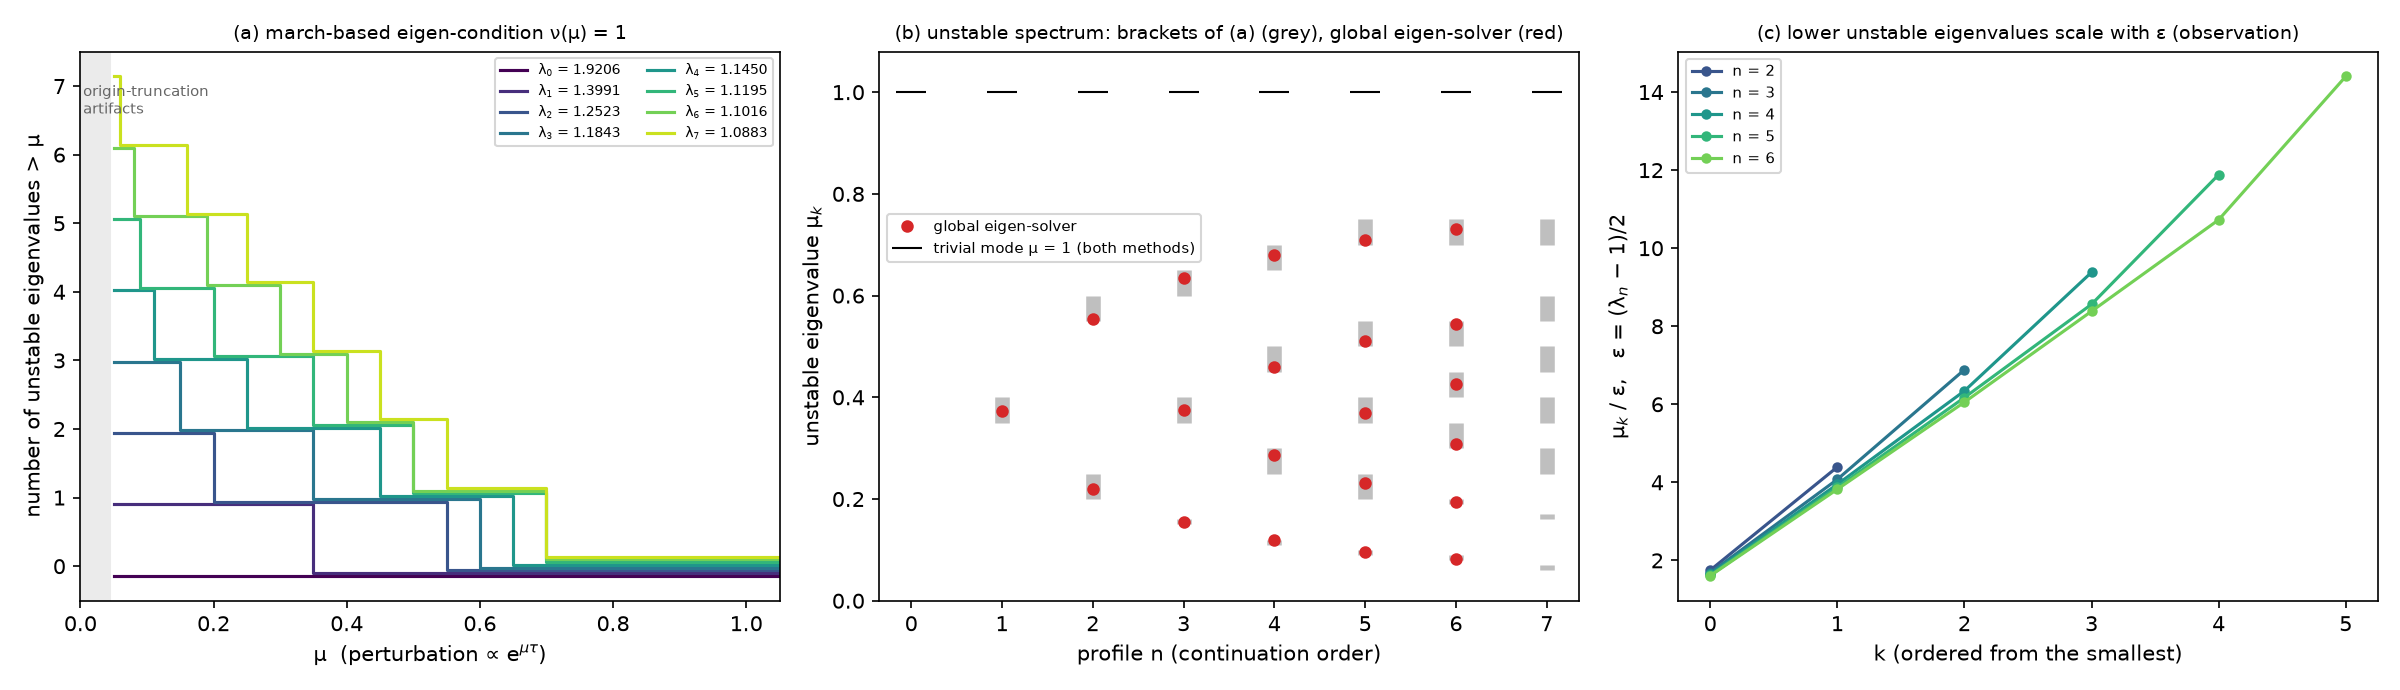

This figure's Python source:
"""Figure: linear stability of the eight smooth profiles.
(a) march-based method: number of real eigenvalues of T_μ above 1 (trivial time-translation mode removed) vs μ;
(b) unstable eigenvalues μ_k: brackets of (a) (grey) and the independent global-discretisation eigen-solver (red),
    counted only when found at ≥ 2 shifts with residual < 1e-10 (gstab_summary.robust) and inside a bracket of (a)."""
import numpy as np, os
import matplotlib; matplotlib.use("Agg")
import matplotlib.pyplot as plt
from gstab_summary import robust
MU_ART = 0.045
lam = [1.9205593, 1.3990961, 1.2523487, 1.1842533, 1.1449857, 1.1194738, 1.1015817, 1.0883384]
fig, ax = plt.subplots(1, 3, figsize=(16, 4.6))
a, b, c = ax
cols = plt.cm.viridis(np.linspace(0, 0.92, 8))
brackets = {}
for n in range(8):
    R = np.load(f"stab_l{n}.npy")
    keep = np.abs(R[:, 0] - 1.0) > 1e-6          # at μ = 1 the trivial eigenvalue is exactly 1 (±roundoff)
    mu, N = R[keep, 0], R[keep, 1] - (R[keep, 0] < 1.0)
    sel = mu >= MU_ART
    a.step(mu[sel], N[sel] + 0.04 * (n - 3.5), where='post', color=cols[n], label=f"λ$_{n}$ = {lam[n]:.4f}")
    brackets[n] = [(R[i + 1, 0], R[i, 0]) for i in range(len(R) - 1)
                   if R[i + 1, 1] > R[i, 1] and R[i + 1, 0] >= MU_ART and R[i, 0] < 0.99]
    for lo, hi in brackets[n]:
        b.plot([n, n], [lo, hi], color='0.75', lw=7, solid_capstyle='butt', zorder=1)
a.axvspan(0, MU_ART, color='0.92'); a.set_xlim(0, 1.05)
a.text(0.004, 6.6, 'origin-truncation\nartifacts', fontsize=7, color='0.4')
a.set_xlabel('μ  (perturbation ∝ e$^{μτ}$)'); a.set_ylabel('number of unstable eigenvalues > μ')
a.set_title('(a) march-based eigen-condition ν(μ) = 1', fontsize=9); a.legend(fontsize=6.5, ncol=2, loc='upper right')
for n in range(8):
    ev, both = robust(n)
    if not ev:
        continue
    ok = [e.real for e in ev if abs(e.imag) < 1e-6 and 0.05 < e.real < 0.99
          and any(lo - 0.01 <= e.real <= hi + 0.01 for lo, hi in brackets[n])]
    b.plot([n] * len(ok), ok, 'o', color='tab:red', ms=5, zorder=3, label='global eigen-solver' if n == 1 else None)
b.plot(range(8), [1.0] * 8, 'k_', ms=14, label='trivial mode μ = 1 (both methods)')
b.set_xlabel('profile n (continuation order)'); b.set_ylabel('unstable eigenvalue μ$_k$')
b.set_title('(b) unstable spectrum: brackets of (a) (grey), global eigen-solver (red)', fontsize=9)
b.set_ylim(0, 1.08); b.set_xticks(range(8)); b.legend(fontsize=7, loc='center left', bbox_to_anchor=(0.0, 0.66))
# (c) scaling of the lower eigenvalues with ε
for n in range(2, 8):
    ev, _ = robust(n)
    ok = sorted([e.real for e in (ev or []) if abs(e.imag) < 1e-6 and 0.05 < e.real < 0.99
                 and any(lo - 0.01 <= e.real <= hi + 0.01 for lo, hi in brackets[n])])
    if n == 7 and not ok:
        continue
    eps = (lam[n] - 1) / 2
    c.plot(np.arange(len(ok)), np.array(ok) / eps, 'o-', color=cols[n], ms=4, label=f"n = {n}")
c.set_xlabel('k (ordered from the smallest)'); c.set_ylabel('μ$_k$ / ε,   ε = (λ$_n$ − 1)/2')
c.set_title('(c) lower unstable eigenvalues scale with ε (observation)', fontsize=9); c.legend(fontsize=7)
plt.tight_layout(); plt.savefig('fig_bq_stability.png', dpi=150)
print("saved")
